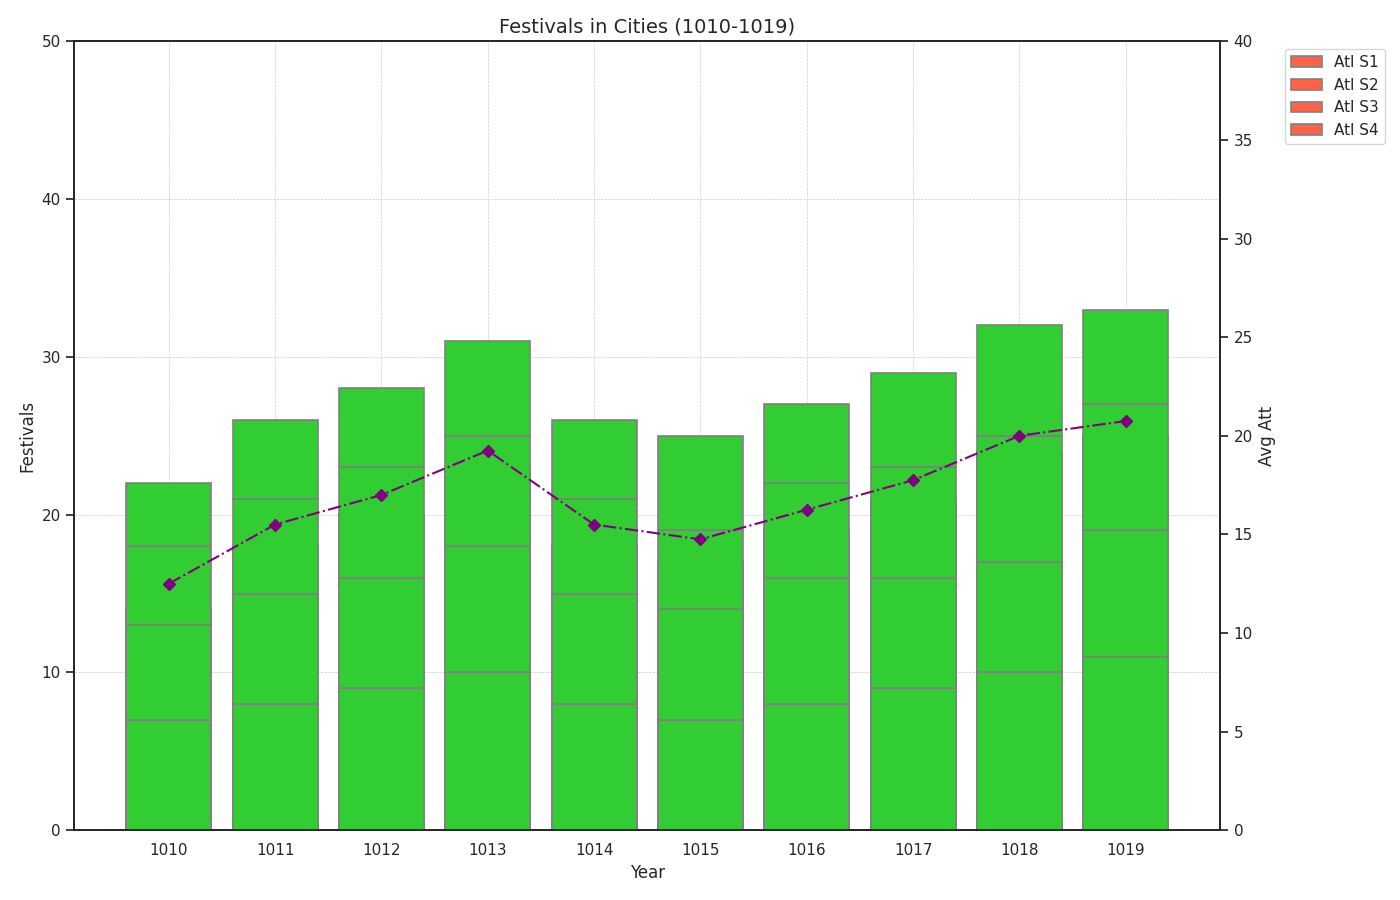

Recreate this plot in Python.
import matplotlib.pyplot as plt
import numpy as np

years = np.arange(1010, 1020)
atlantis_festivals = np.array([[5, 4, 3, 2], [6, 5, 4, 3], [7, 5, 5, 3], [8, 6, 5, 4], [6, 5, 4, 3], 
                               [5, 5, 3, 4], [6, 6, 4, 3], [7, 5, 5, 4], [8, 5, 6, 5], [9, 6, 6, 4]])
el_dorado_festivals = np.array([[6, 3, 4, 1], [7, 4, 5, 2], [8, 4, 6, 2], [9, 5, 6, 3], [7, 4, 5, 2],
                                [6, 4, 4, 3], [7, 5, 5, 2], [8, 4, 6, 3], [9, 4, 7, 4], [10, 5, 7, 3]])
avalon_festivals = np.array([[7, 6, 5, 4], [8, 7, 6, 5], [9, 7, 7, 5], [10, 8, 7, 6], [8, 7, 6, 5],
                             [7, 7, 5, 6], [8, 8, 6, 5], [9, 7, 7, 6], [10, 7, 8, 7], [11, 8, 8, 6]])

average_attendance = np.mean(atlantis_festivals + el_dorado_festivals + avalon_festivals, axis=1)

colors = ['#FF6347', '#4682B4', '#32CD32']

fig, ax1 = plt.subplots(figsize=(14, 9))

cities = ['Atl', 'Eldor', 'Ava']
for index, (city_festivals, color, label) in enumerate(zip([atlantis_festivals, el_dorado_festivals, avalon_festivals], colors, cities)):
    base = np.zeros(len(years))
    for j in range(city_festivals.shape[1]):
        ax1.bar(years, city_festivals[:, j], bottom=base, 
                color=color, edgecolor='gray', linewidth=1.2, label=f'{label} S{j+1}' if index == 0 else "")
        base += city_festivals[:, j]

ax1.legend(loc='upper left', bbox_to_anchor=(1.05, 1))
ax1.grid(True, linestyle='--', linewidth=0.5)

ax2 = ax1.twinx()
ax2.plot(years, average_attendance, label='Avg Att', color='purple', linestyle='-.', marker='D')
ax2.set_ylabel('Avg Att')
ax2.set_ylim(0, 40)

ax1.set_title('Festivals in Cities (1010-1019)', fontsize=14)
ax1.set_ylabel('Festivals')
ax1.set_xlabel('Year')
ax1.set_xticks(years)
ax1.set_ylim(0, 50)

plt.tight_layout()
plt.show()
